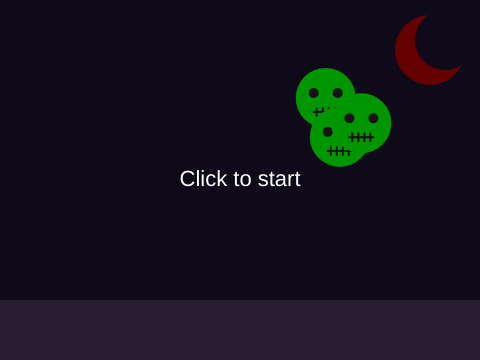
Frame 1 (no input)
Frame 60 (no input): identical to frame 1, image omitted
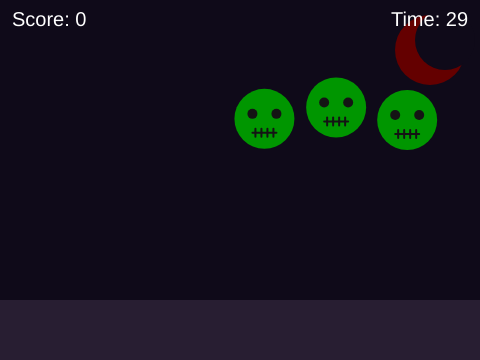
Frame 120 (the mouse pressed at the canvas centre since frame 60)

The p5.js sketch that drew these frames (run headless with seeded random() and noise() and a simulated clock; from frame 60 on, the mouse is pressed at the canvas centre):

// p5.js sketch
// ── sketch.js
let zombies = [];
let numZombies = 3;
let stars = [];
let numStars = 60;
let score = 0;
let duration = 30;
let startTime;
let state = 'start';
let spawnEvery = 60;

function setup() {
  createCanvas(480, 360);
  spawnAllZombies();


  while (stars.length < numStars) {
    let s = {
      x: random(width),
      y: random(300),
      size: random(1, 3),
      phase: random(TWO_PI)
    };
   
    if (dist(s.x, s.y, 430, 50) > 45) stars.push(s);
  }
}

function draw() {
  background(15, 10, 25);
  noStroke();

  
  fill(100, 0, 0);
  ellipse(430, 50, 70, 70);
  fill(15, 10, 25);
  ellipse(445, 40, 60, 60);

  
  fill(40, 30, 50);
  rect(0, 300, 480, 60);

  
  if (state === 'start') {
    for (let z of zombies) drawZombie(z.x, z.y);
    textAlign(CENTER, CENTER);
    fill(255);
    textSize(22);
    text('Click to start', width / 2, height / 2);
    return;
  }

  let elapsed = (millis() - startTime) / 1000;
  let timeLeft = max(0, duration - elapsed);
  if (timeLeft <= 0) state = 'over';

  if (state === 'play') {
    for (let z of zombies) {
      z.x += random(-3, 3);
      z.y += random(-3, 3);
      z.x = constrain(z.x, 30, width - 30);
      z.y = constrain(z.y, 30, height - 30);
    }

   
    if (frameCount % spawnEvery === 0) {
      spawnZombie(floor(random(zombies.length)));
    }
  }

  for (let z of zombies) drawZombie(z.x, z.y);

  
  fill(255);
  textSize(20);
  textAlign(LEFT, TOP);
  text('Score: ' + score, 12, 10);
  textAlign(RIGHT, TOP);
  text('Time: ' + ceil(timeLeft), width - 12, 10);

  
  if (state === 'over') {
    textAlign(CENTER, CENTER);
    textSize(22);
    text('Game over\nScore: ' + score + '\nClick to retry', width / 2, height / 2);
  }
}

function drawZombie(x, y) {
  noStroke();

  
  fill(0, 150, 0);
  ellipse(x, y, 60, 60);

  
  fill(20);
  ellipse(x - 12, y - 5, 10);
  ellipse(x + 12, y - 5, 10);

  
  stroke(20);
  strokeWeight(2);
  line(x - 12, y + 14, x + 12, y + 14);
  for (let i = -9; i <= 9; i += 6) {
    line(x + i, y + 10, x + i, y + 18);
  }
  noStroke();
}

function spawnZombie(i) {
  zombies[i] = { x: random(40, width - 40), y: random(40, height - 40) };
}

function spawnAllZombies() {
  zombies = [];
  for (let i = 0; i < numZombies; i++) spawnZombie(i);
}

function startGame() {
  score = 0;
  startTime = millis();
  state = 'play';
  spawnAllZombies();
}

function mousePressed() {
  if (state === 'start' || state === 'over') {
    startGame();
    return;
  }

  for (let i = 0; i < zombies.length; i++) {
    if (dist(mouseX, mouseY, zombies[i].x, zombies[i].y) < 30) {
      score++;
      spawnZombie(i);
      break;
    }
  }
}
